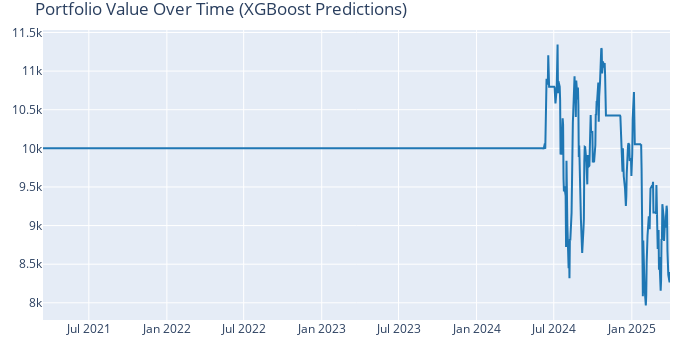

This figure's notebook cell:
### Markdown cell above
### Backtesting with vectorbt

### Code cell
### Backtesting with XGBoost predictions using vectorbt

# Map XGBoost predictions back to trading signals
# 0 -> -1 (Sell), 1 -> 0 (Hold), 2 -> 1 (Buy)
y_pred_signals = pd.Series(y_pred, index=y_test.index).map({0: -1, 1: 0, 2: 1})

# Align y_pred_signals with the full dataset index
aligned_signals = pd.Series(0, index=df.index)  # Default to 0 (Hold)
aligned_signals.update(y_pred_signals)  # Update with test period signals

# Backtesting using vectorbt with XGBoost predictions
portfolio_xgb = vbt.Portfolio.from_signals(
    close=df['Close'],
    entries=aligned_signals == 1,
    exits=aligned_signals == -1,
    freq='D',
    init_cash=10000,  # Initial capital
    fees=0.001  # 0.1% trading fees
)

# Print portfolio performance for XGBoost predictions
# Portfolio metrics
print(f"Total Return: {portfolio_xgb.total_return()}")
#print(f"Annualized Return: {portfolio_xgb.annualized_return()}")
print(f"Max Drawdown: {portfolio_xgb.max_drawdown()}")

# Plot portfolio value over time for XGBoost predictions
portfolio_xgb.value().vbt.plot(title="Portfolio Value Over Time (XGBoost Predictions)").show()
plt.show()

### Figure 1 — Plotly figure (JSON) as saved in the notebook; plotly's stock layout.template omitted (floating-point values rounded to 4 significant figures; data arrays with more than 128 entries replaced by an {"elided": "..."} marker saying what was removed)
{"data": [{"showlegend": false, "type": "scatter", "uid": "3252d0f0-1bce-4d8b-8585-445e687e4194", "x": {"elided": "1018 str values"}, "y": {"elided": "1018 float values"}}], "layout": {"height": 350, "legend": {"orientation": "h", "traceorder": "normal", "x": 1, "xanchor": "right", "y": 1.02, "yanchor": "bottom"}, "margin": {"b": 30, "l": 30, "r": 30, "t": 30}, "title": {"text": "Portfolio Value Over Time (XGBoost Predictions)"}, "width": 700}}
